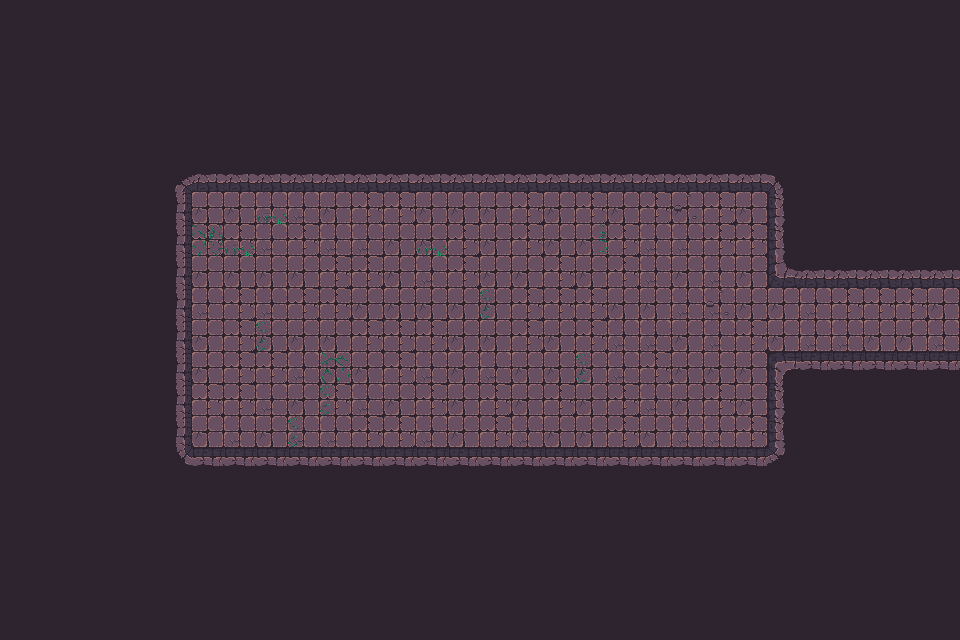

The image is a tile-based game level rendered from a .tmx file. Its description and complete source (layers, tilesets, objects, tile grids) follow:
An orthogonal 30x20 tile map with 32x32 px tiles, 3 tile layers (Walls, Decor, Items), 2 tilesets and 58 objects.

<map version="1.10" tiledversion="1.11.2" orientation="orthogonal" renderorder="right-down" width="30" height="20" tilewidth="32" tileheight="32" infinite="0" nextlayerid="3" nextobjectid="1">
    <tileset firstgid="1" name="Town Tileset" tilewidth="32" tileheight="32" tilecount="64" columns="8">
        <image source="../../../tiles/World H Tileset.png" trans="ff00ff" width="256" height="256" />
        <tile id="4">
            <objectgroup draworder="index" id="2">
                <object id="1" x="0" y="0" width="32" height="32" />
            </objectgroup>
        </tile>
        <tile id="5">
            <objectgroup draworder="index" id="2">
                <object id="1" x="0" y="0" width="32" height="32" />
            </objectgroup>
        </tile>
        <tile id="6">
            <objectgroup draworder="index" id="2">
                <object id="1" x="0" y="0" width="32" height="32" />
            </objectgroup>
        </tile>
        <tile id="7">
            <objectgroup draworder="index" id="2">
                <object id="1" x="0" y="0" width="32" height="32" />
            </objectgroup>
        </tile>
        <tile id="8">
            <objectgroup draworder="index" id="2">
                <object id="1" x="0" y="0" width="32" height="32" />
            </objectgroup>
        </tile>
        <tile id="10">
            <objectgroup draworder="index" id="2">
                <object id="1" x="0" y="32" width="32" height="0" />
            </objectgroup>
        </tile>
        <tile id="11">
            <objectgroup draworder="index" id="2">
                <object id="1" x="0" y="32" width="32" height="0" />
                <object id="2" x="32" y="0" width="0" height="32" />
            </objectgroup>
        </tile>
        <tile id="12">
            <objectgroup draworder="index" id="2">
                <object id="1" x="32" y="0" width="0" height="32" />
            </objectgroup>
        </tile>
        <tile id="13">
            <objectgroup draworder="index" id="2">
                <object id="1" x="0" y="32" width="32" height="0" />
                <object id="2" x="0" y="32" width="32" height="0" />
                <object id="3" x="0" y="0" width="0" height="32" />
            </objectgroup>
        </tile>
        <tile id="14">
            <objectgroup draworder="index" id="2">
                <object id="1" x="0" y="0" width="0" height="32" />
            </objectgroup>
        </tile>
        <tile id="16">
            <objectgroup draworder="index" id="2">
                <object id="1" x="0" y="0" width="32" height="32" />
            </objectgroup>
        </tile>
        <tile id="24">
            <objectgroup draworder="index" id="2">
                <object id="1" x="0" y="0" width="32" height="32" />
            </objectgroup>
        </tile>
    </tileset>
    <tileset firstgid="65" name="Dungeon Crawler Tileset" tilewidth="32" tileheight="32" tilecount="100" columns="10">
        <image source="../../../tiles/Dungeon_Tile.png" trans="" width="320" height="320" />
        <tile id="2">
            <objectgroup draworder="index" id="2">
                <object id="1" x="0" y="0" width="32" height="32" />
            </objectgroup>
        </tile>
        <tile id="3">
            <objectgroup draworder="index" id="2">
                <object id="1" x="0" y="0" width="32" height="32" />
            </objectgroup>
        </tile>
        <tile id="4">
            <objectgroup draworder="index" id="2">
                <object id="1" x="0" y="0" width="32" height="32" />
            </objectgroup>
        </tile>
        <tile id="5">
            <objectgroup draworder="index" id="2">
                <object id="1" x="0" y="0" width="32" height="32" />
            </objectgroup>
        </tile>
        <tile id="6">
            <objectgroup draworder="index" id="2">
                <object id="1" x="0" y="0" width="32" height="32" />
            </objectgroup>
        </tile>
        <tile id="8">
            <objectgroup draworder="index" id="2">
                <object id="1" x="0" y="0" width="32" height="32" />
            </objectgroup>
        </tile>
        <tile id="12">
            <objectgroup draworder="index" id="2">
                <object id="1" x="0" y="0" width="32" height="32" />
            </objectgroup>
        </tile>
        <tile id="13">
            <objectgroup draworder="index" id="2">
                <object id="1" x="0" y="0" width="32" height="32" />
            </objectgroup>
        </tile>
        <tile id="14">
            <objectgroup draworder="index" id="2">
                <object id="1" x="0" y="0" width="32" height="32" />
            </objectgroup>
        </tile>
        <tile id="15">
            <objectgroup draworder="index" id="2">
                <object id="1" x="0" y="0" width="32" height="32" />
            </objectgroup>
        </tile>
        <tile id="16">
            <objectgroup draworder="index" id="2">
                <object id="1" x="0" y="0" width="32" height="32" />
            </objectgroup>
        </tile>
        <tile id="18">
            <objectgroup draworder="index" id="2">
                <object id="1" x="0" y="0" width="32" height="32" />
            </objectgroup>
        </tile>
        <tile id="22">
            <objectgroup draworder="index" id="2">
                <object id="1" x="0" y="0" width="32" height="32" />
            </objectgroup>
        </tile>
        <tile id="23">
            <objectgroup draworder="index" id="2">
                <object id="1" x="0" y="0" width="32" height="32" />
            </objectgroup>
        </tile>
        <tile id="24">
            <objectgroup draworder="index" id="2">
                <object id="1" x="0" y="0" width="32" height="32" />
            </objectgroup>
        </tile>
        <tile id="25">
            <objectgroup draworder="index" id="2">
                <object id="1" x="0" y="0" width="32" height="32" />
            </objectgroup>
        </tile>
        <tile id="26">
            <objectgroup draworder="index" id="2">
                <object id="1" x="0" y="0" width="32" height="32" />
            </objectgroup>
        </tile>
        <tile id="28">
            <objectgroup draworder="index" id="2">
                <object id="1" x="0" y="0" width="32" height="32" />
            </objectgroup>
        </tile>
        <tile id="32">
            <objectgroup draworder="index" id="2">
                <object id="1" x="0" y="0" width="32" height="32" />
            </objectgroup>
        </tile>
        <tile id="33">
            <objectgroup draworder="index" id="2">
                <object id="1" x="0" y="0" width="32" height="32" />
            </objectgroup>
        </tile>
        <tile id="34">
            <objectgroup draworder="index" id="2">
                <object id="1" x="0" y="0" width="32" height="32" />
            </objectgroup>
        </tile>
        <tile id="35">
            <objectgroup draworder="index" id="2">
                <object id="1" x="0" y="0" width="32" height="32" />
            </objectgroup>
        </tile>
        <tile id="36">
            <objectgroup draworder="index" id="2">
                <object id="1" x="0" y="0" width="32" height="32" />
            </objectgroup>
        </tile>
        <tile id="38">
            <objectgroup draworder="index" id="2">
                <object id="1" x="0" y="0" width="32" height="32" />
            </objectgroup>
        </tile>
        <tile id="42">
            <objectgroup draworder="index" id="2">
                <object id="1" x="0" y="0" width="32" height="32" />
            </objectgroup>
        </tile>
        <tile id="43">
            <objectgroup draworder="index" id="2">
                <object id="1" x="0" y="0" width="32" height="32" />
            </objectgroup>
        </tile>
        <tile id="44">
            <objectgroup draworder="index" id="2">
                <object id="1" x="0" y="0" width="32" height="32" />
            </objectgroup>
        </tile>
        <tile id="45">
            <objectgroup draworder="index" id="2">
                <object id="1" x="0" y="0" width="32" height="32" />
            </objectgroup>
        </tile>
        <tile id="46">
            <objectgroup draworder="index" id="2">
                <object id="1" x="0" y="0" width="32" height="32" />
            </objectgroup>
        </tile>
        <tile id="48">
            <objectgroup draworder="index" id="2">
                <object id="1" x="0" y="0" width="32" height="32" />
            </objectgroup>
        </tile>
        <tile id="52">
            <objectgroup draworder="index" id="2">
                <object id="1" x="0" y="0" width="32" height="32" />
            </objectgroup>
        </tile>
        <tile id="53">
            <objectgroup draworder="index" id="2">
                <object id="1" x="0" y="0" width="32" height="32" />
            </objectgroup>
        </tile>
        <tile id="54">
            <objectgroup draworder="index" id="2">
                <object id="1" x="0" y="0" width="32" height="32" />
            </objectgroup>
        </tile>
        <tile id="55">
            <objectgroup draworder="index" id="2">
                <object id="1" x="0" y="0" width="32" height="32" />
            </objectgroup>
        </tile>
        <tile id="56">
            <objectgroup draworder="index" id="2">
                <object id="1" x="0" y="0" width="32" height="32" />
            </objectgroup>
        </tile>
        <tile id="58">
            <objectgroup draworder="index" id="2">
                <object id="1" x="0" y="0" width="32" height="32" />
            </objectgroup>
        </tile>
        <tile id="62">
            <objectgroup draworder="index" id="2">
                <object id="1" x="0" y="0" width="32" height="32" />
            </objectgroup>
        </tile>
        <tile id="63">
            <objectgroup draworder="index" id="2">
                <object id="1" x="0" y="0" width="32" height="32" />
            </objectgroup>
        </tile>
        <tile id="64">
            <objectgroup draworder="index" id="2">
                <object id="1" x="0" y="0" width="32" height="32" />
            </objectgroup>
        </tile>
        <tile id="65">
            <objectgroup draworder="index" id="2">
                <object id="1" x="0" y="0" width="32" height="32" />
            </objectgroup>
        </tile>
        <tile id="66">
            <objectgroup draworder="index" id="2">
                <object id="1" x="0" y="0" width="32" height="32" />
            </objectgroup>
        </tile>
        <tile id="68">
            <objectgroup draworder="index" id="2">
                <object id="1" x="0" y="0" width="32" height="32" />
            </objectgroup>
        </tile>
        <tile id="80">
            <objectgroup draworder="index" id="2">
                <object id="1" x="0" y="0" width="32" height="32" />
            </objectgroup>
        </tile>
    </tileset>
    <layer id="1" name="Walls" width="30" height="20">
        <data encoding="csv">
122,122,122,122,122,122,122,122,122,122,122,122,122,122,122,122,122,122,122,122,122,122,122,122,122,122,122,122,122,122,
122,122,122,122,122,122,122,122,122,122,122,122,122,122,122,122,122,122,122,122,122,122,122,122,122,122,122,122,122,122,
122,122,122,122,122,122,122,122,122,122,122,122,122,122,122,122,122,122,122,122,122,122,122,122,122,122,122,122,122,122,
122,122,122,122,122,122,122,122,122,122,122,122,122,122,122,122,122,122,122,122,122,122,122,122,122,122,122,122,122,122,
122,122,122,122,122,122,122,122,122,122,122,122,122,122,122,122,122,122,122,122,122,122,122,122,122,122,122,122,122,122,
122,122,122,122,122,67,68,68,68,68,68,68,68,68,68,68,68,68,68,68,68,68,68,68,69,122,122,122,122,122,
122,122,122,122,122,77,75,75,66,66,75,65,65,75,75,75,65,75,65,75,65,75,65,75,79,122,122,122,122,122,
122,122,122,122,122,77,65,65,66,65,66,66,75,75,65,75,65,75,75,65,66,66,65,65,79,122,122,122,122,122,
122,122,122,122,122,77,75,75,75,75,65,65,75,66,65,75,75,65,75,65,66,75,66,75,100,68,68,68,68,68,
122,122,122,122,122,77,66,65,66,65,65,75,75,75,75,75,65,65,65,75,75,66,66,75,75,66,65,65,65,75,
122,122,122,122,122,77,75,65,75,75,75,65,65,65,75,75,65,75,65,66,66,75,66,65,75,66,66,75,75,66,
122,122,122,122,122,77,75,65,65,66,75,75,65,66,75,66,75,75,75,66,65,75,75,75,70,88,88,88,88,88,
122,122,122,122,122,77,65,65,66,75,65,66,75,65,75,65,75,65,75,65,66,75,65,75,79,122,122,122,122,122,
122,122,122,122,122,77,75,66,75,66,66,65,65,66,75,65,66,75,75,65,75,66,66,65,79,122,122,122,122,122,
122,122,122,122,122,87,88,88,88,88,88,88,88,88,88,88,88,88,88,88,88,88,88,88,89,122,122,122,122,122,
122,122,122,122,122,122,122,122,122,122,122,122,122,122,122,122,122,122,122,122,122,122,122,122,122,122,122,122,122,122,
122,122,122,122,122,122,122,122,122,122,122,122,122,122,122,122,122,122,122,122,122,122,122,122,122,122,122,122,122,122,
122,122,122,122,122,122,122,122,122,122,122,122,122,122,122,122,122,122,122,122,122,122,122,122,122,122,122,122,122,122,
122,122,122,122,122,122,122,122,122,122,122,122,122,122,122,122,122,122,122,122,122,122,122,122,122,122,122,122,122,122,
122,122,122,122,122,122,122,122,122,122,122,122,122,122,122,122,122,122,122,122,122,122,122,122,122,122,122,122,122,122
        </data>
    </layer>
    <layer id="1" name="Decor" width="30" height="20">
        <data encoding="csv">
133,133,133,133,133,133,133,133,133,133,133,133,133,133,133,133,133,133,133,133,133,133,133,133,133,133,133,133,133,133,
133,133,133,133,133,133,133,133,133,133,133,133,133,133,133,133,133,133,133,133,133,133,133,133,133,133,133,133,133,133,
133,133,133,133,133,133,133,133,133,133,133,133,133,133,133,133,133,133,133,133,133,133,133,133,133,133,133,133,133,133,
133,133,133,133,133,133,133,133,133,133,133,133,133,133,133,133,133,133,133,133,133,133,133,133,133,133,133,133,133,133,
133,133,133,133,133,133,133,133,133,133,133,133,133,133,133,133,133,133,133,133,133,133,133,133,133,133,133,133,133,133,
133,133,133,133,133,133,133,133,133,133,133,133,133,133,133,133,133,133,133,133,133,133,133,133,133,133,133,133,133,133,
133,133,133,133,133,133,133,133,137,133,133,133,133,133,133,133,133,133,133,133,133,116,133,133,133,133,133,133,133,133,
133,133,133,133,133,133,125,137,133,133,133,133,133,137,133,133,133,133,140,133,133,133,133,133,133,133,133,133,133,133,
133,133,133,133,133,133,133,133,133,133,133,133,133,133,133,133,133,133,133,133,133,133,133,133,133,133,133,133,133,133,
133,133,133,133,133,133,133,133,133,133,136,133,133,133,133,139,133,133,133,133,133,133,116,133,133,133,133,133,133,133,
133,133,133,133,133,133,133,133,139,133,133,133,133,133,133,133,133,133,133,133,133,133,133,133,133,133,133,133,133,133,
133,133,133,133,133,133,133,133,133,133,126,133,133,133,133,133,133,133,139,133,133,133,133,133,133,133,133,133,133,133,
133,133,133,133,133,133,133,133,133,133,139,133,133,133,133,133,133,133,133,133,133,133,133,133,133,133,133,133,133,133,
133,133,133,133,133,133,133,133,133,139,133,133,133,133,133,133,133,133,133,133,133,133,133,133,133,133,133,133,133,133,
133,133,133,133,133,133,133,133,133,133,133,133,133,133,133,133,133,133,133,133,133,133,133,133,133,133,133,133,133,133,
133,133,133,133,133,133,133,133,133,133,133,133,133,133,133,133,133,133,133,133,133,133,133,133,133,133,133,133,133,133,
133,133,133,133,133,133,133,133,133,133,133,133,133,133,133,133,133,133,133,133,133,133,133,133,133,133,133,133,133,133,
133,133,133,133,133,133,133,133,133,133,133,133,133,133,133,133,133,133,133,133,133,133,133,133,133,133,133,133,133,133,
133,133,133,133,133,133,133,133,133,133,133,133,133,133,133,133,133,133,133,133,133,133,133,133,133,133,133,133,133,133,
133,133,133,133,133,133,133,133,133,133,133,133,133,133,133,133,133,133,133,133,133,133,133,133,133,133,133,133,133,133
        </data>
    </layer>
    <layer id="1" name="Items" width="30" height="20">
        <data encoding="csv">
133,133,133,133,133,133,133,133,133,133,133,133,133,133,133,133,133,133,133,133,133,133,133,133,133,133,133,133,133,133,
133,133,133,133,133,133,133,133,133,133,133,133,133,133,133,133,133,133,133,133,133,133,133,133,133,133,133,133,133,133,
133,133,133,133,133,133,133,133,133,133,133,133,133,133,133,133,133,133,133,133,133,133,133,133,133,133,133,133,133,133,
133,133,133,133,133,133,133,133,133,133,133,133,133,133,133,133,133,133,133,133,133,133,133,133,133,133,133,133,133,133,
133,133,133,133,133,133,133,133,133,133,133,133,133,133,133,133,133,133,133,133,133,133,133,133,133,133,133,133,133,133,
133,133,133,133,133,133,133,133,133,133,133,133,133,133,133,133,133,133,133,133,133,133,133,133,133,133,133,133,133,133,
133,133,133,133,133,133,133,133,133,133,133,133,133,133,133,133,133,133,133,133,133,133,133,133,133,133,133,133,133,133,
133,133,133,133,133,133,133,133,133,133,133,133,133,133,133,133,133,133,133,133,133,133,133,133,133,133,133,133,133,133,
133,133,133,133,133,133,133,133,133,133,133,133,133,133,133,133,133,133,133,133,133,133,133,133,133,133,133,133,133,133,
133,133,133,133,133,133,133,133,133,133,133,133,133,133,133,133,133,133,133,133,133,133,133,133,133,133,133,133,133,133,
133,133,133,133,133,133,133,133,133,133,133,133,133,133,133,133,133,133,133,133,133,133,133,133,133,133,133,133,133,133,
133,133,133,133,133,133,133,133,133,133,133,133,133,133,133,133,133,133,133,133,133,133,133,133,133,133,133,133,133,133,
133,133,133,133,133,133,133,133,133,133,133,133,133,133,133,133,133,133,133,133,133,133,133,133,133,133,133,133,133,133,
133,133,133,133,133,133,133,133,133,133,133,133,133,133,133,133,133,133,133,133,133,133,133,133,133,133,133,133,133,133,
133,133,133,133,133,133,133,133,133,133,133,133,133,133,133,133,133,133,133,133,133,133,133,133,133,133,133,133,133,133,
133,133,133,133,133,133,133,133,133,133,133,133,133,133,133,133,133,133,133,133,133,133,133,133,133,133,133,133,133,133,
133,133,133,133,133,133,133,133,133,133,133,133,133,133,133,133,133,133,133,133,133,133,133,133,133,133,133,133,133,133,
133,133,133,133,133,133,133,133,133,133,133,133,133,133,133,133,133,133,133,133,133,133,133,133,133,133,133,133,133,133,
133,133,133,133,133,133,133,133,133,133,133,133,133,133,133,133,133,133,133,133,133,133,133,133,133,133,133,133,133,133,
133,133,133,133,133,133,133,133,133,133,133,133,133,133,133,133,133,133,133,133,133,133,133,133,133,133,133,133,133,133
        </data>
    </layer>
</map>
